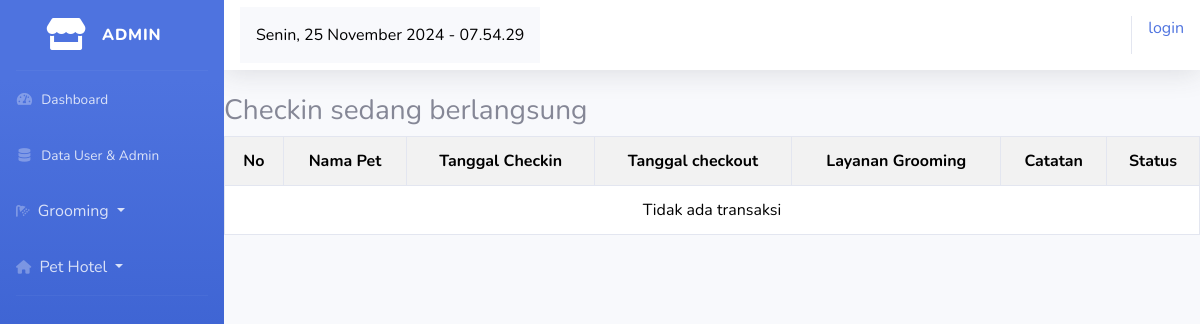
Page /index.php/admin/transaction_pethotel/transaksi_berlangsung on the earlier database version.
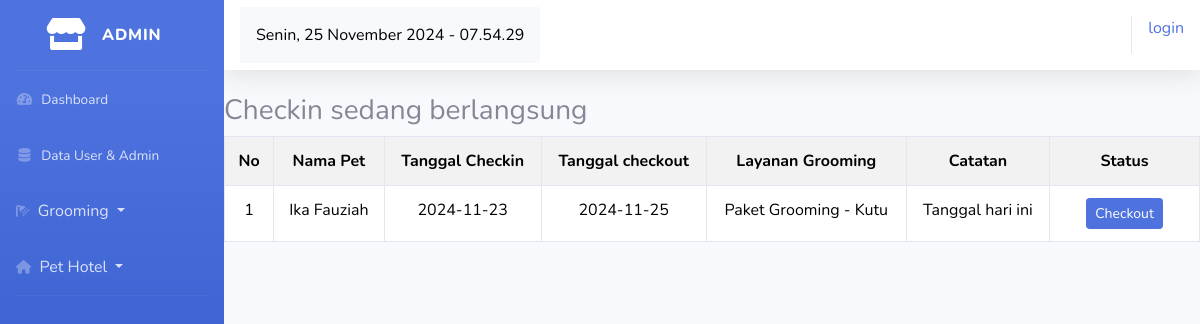
Same page on the later database version.
### tables this page shows
CREATE TABLE `transaction_pethotel` (
  `transaction_id` int(11) NOT NULL,
  `user_id` int(11) NOT NULL,
  `id_cat` int(11) NOT NULL,
  `date_checkin` date NOT NULL,
  `date_checkout` date NOT NULL,
  `bring_food` tinyint(1) NOT NULL,
  `grooming_id` int(2) NOT NULL,
  `bank` varchar(20) NOT NULL,
  `notes` text NOT NULL,
  `transaction_date` timestamp NOT NULL DEFAULT current_timestamp() ON UPDATE current_timestamp(),
  `total_price` int(11) NOT NULL,
  `status` varchar(20) NOT NULL DEFAULT 'Belum Terbayar',
  `image` varchar(50) NOT NULL
);

CREATE TABLE `cats` (
  `cat_id` int(11) NOT NULL,
  `user_id` int(5) NOT NULL,
  `name` varchar(50) NOT NULL,
  `breed` varchar(50) NOT NULL,
  `age` int(2) NOT NULL,
  `gender` varchar(10) NOT NULL,
  `sertivikat` varchar(50) NOT NULL,
  `image` varchar(50) NOT NULL
);

CREATE TABLE `service_grooming` (
  `id_grooming` int(11) NOT NULL,
  `name` varchar(50) NOT NULL,
  `layanan` varchar(50) NOT NULL,
  `description` text NOT NULL,
  `price` int(11) NOT NULL,
  `image` varchar(20) NOT NULL
);

### application/controllers/admin/transaction_pethotel.php (called while the page is built, shortened)
<?php
 class Transaction_pethotel extends CI_Controller {
	public function transaksi_berlangsung() {
		$data['transaksi'] = $this->model_transaction_pethotel->transaksi_berlangsung();
		$this->load->view('tamplates_admin/header');
		$this->load->view('tamplates_admin/sidebar');
		$this->load->view('admin/pethotel/transaksi_berlangsung', $data);
		$this->load->view('tamplates_admin/footer');
	}
}
?>

### index.php (called while the page is built, shortened)
<?php
require_once BASEPATH.'core/CodeIgniter.php';

### application/models/admin/model_transaction_pethotel.php (called while the page is built, shortened)
<?php
	class Model_transaction_pethotel extends CI_Model {
		public function transaksi_berlangsung(){
			$this->db->select('transaction_pethotel.*,cats.name as cat_name, service_grooming.name as grooming_name');
			$this->db->from('transaction_pethotel');
			$this->db->join('cats', 'cats.cat_id = transaction_pethotel.id_cat');
			$this->db->join('service_grooming', 'service_grooming.id_grooming = transaction_pethotel.grooming_id', 'left');
			$this->db->where('transaction_pethotel.status', "Checkin");
			$result = $this->db->get();
			return $result->result();
		}
	}
?>

### application/views/admin/pethotel/transaksi_berlangsung.php (the view)
<div class="controler">
	<h3>Checkin sedang berlangsung</h3>
	<table class="table table-bordered table-hover table-striped text-center">
		<tr>
			<th>No</th>
			<th>Nama Pet</th>
			<th>Tanggal Checkin</th>
			<th>Tanggal checkout</th>
			<th>Layanan Grooming</th>
			<th>Catatan</th>
			<th>Status</th>
		</tr>
		<?php if(empty($transaksi)): ?>
            <tr>
                <td colspan="7" class="text-center">Tidak ada transaksi</td>
            </tr>
        <?php else: ?>
			<?php $no = 1; ?>
			<?php foreach ($transaksi as $tr): ?>
				<tr>
					<td><?php echo $no++ ?></td>
					<td><?php echo $tr->cat_name; ?></td>
					<td><?php echo $tr->date_checkin ?></td>
					<td><?php echo $tr->date_checkout ?></td>
					<td><?php echo $tr->grooming_name ?></td>
					<td><?php echo $tr->notes; ?></td>
					<td style="width: 150px;">
					<a href="<?php echo site_url('admin/transaction_pethotel/update_status_checkout/'.$tr->transaction_id) ?>"><div class="btn btn-primary btn-sm">Checkout</div></a>
					</td>
				</tr>
			<?php endforeach; ?>
		<?php endif; ?>
	</table>
</div>

Differences in the rows shown:
added transaction_pethotel: id_cat.name "Ika Fauziah", date_checkin "2024-11-23", date_checkout "2024-11-25", service_grooming.name "Paket Grooming - Kutu", notes "Tanggal hari ini"
Other differences:
text no longer shown: "Tidak ada transaksi"
